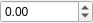
<?xml version="1.0" encoding="UTF-8"?>
<ui version="4.0">
 <class>DoubleEdit</class>
 <widget class="QWidget" name="DoubleEdit">
  <property name="geometry">
   <rect>
    <x>0</x>
    <y>0</y>
    <width>93</width>
    <height>20</height>
   </rect>
  </property>
  <property name="windowTitle">
   <string>Form</string>
  </property>
  <layout class="QVBoxLayout" name="verticalLayout">
   <property name="margin">
    <number>0</number>
   </property>
   <item>
    <widget class="QDoubleSpinBox" name="doubleSpinBox">
     <property name="minimum">
      <double>-99999999.000000000000000</double>
     </property>
     <property name="maximum">
      <double>99999999.000000000000000</double>
     </property>
    </widget>
   </item>
  </layout>
 </widget>
 <resources/>
 <connections/>
</ui>
